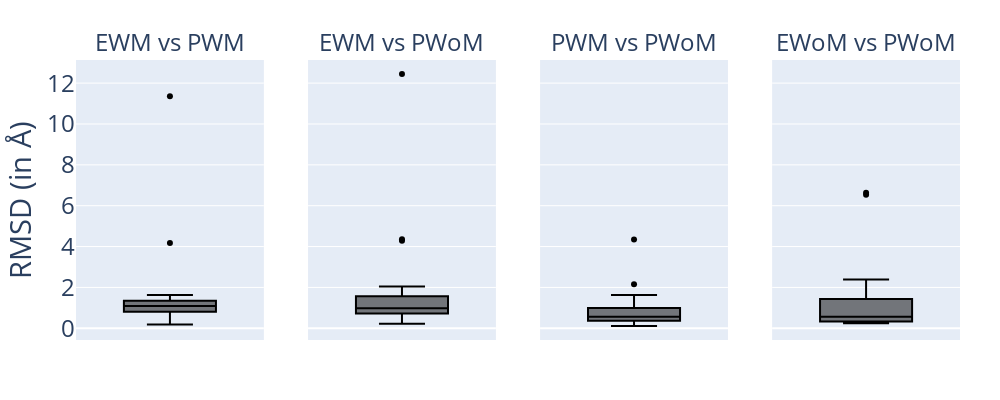
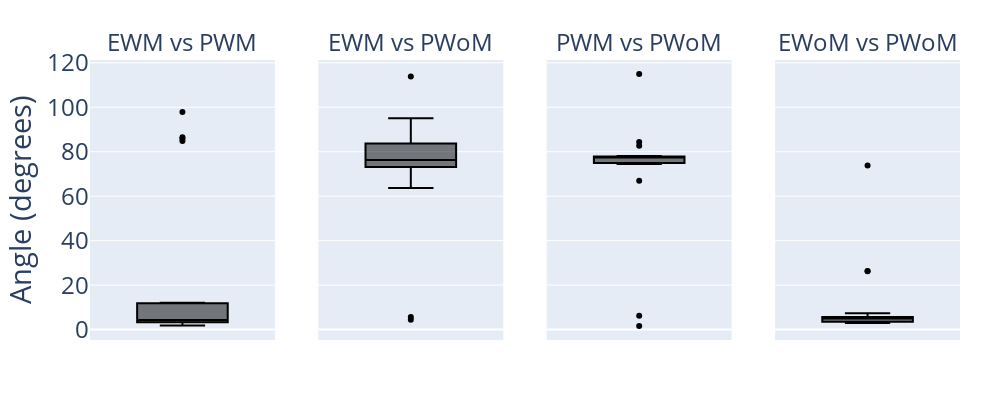

Here is the notebook cell these charts were saved with, in order:
### Code cell
comparison_results_exp_mod["exp_nomod_vs_pre_nomod"] = comparison_results_exp_nomod["exp_vs_pre_nomod"]


comparison_label_map = {
        "exp_vs_pre_mod": "(Experimental_with_Mod, Predicted_with_Mod)",
        "exp_vs_pre_nomod": "(Experimental_with_Mod, Predicted_without_Mod)",
        "pre_mod_vs_pre_nomod": "(Predicted_with_Mod, Predicted_without_Mod)",
        "exp_nomod_vs_pre_nomod": "(Experimental_without_Mod, Predicted_without_Mod)",
    }

comparison_label_map = {
        "exp_vs_pre_mod": "EWM vs PWM",
        "exp_vs_pre_nomod": "EWM vs PWoM",
        "pre_mod_vs_pre_nomod": "PWM vs PWoM",
        "exp_nomod_vs_pre_nomod": "EWoM vs PWoM",
    }


custom_colors = {
    "(Experimental_with_Mod, Predicted_with_Mod)": "#3f7f3f",
    "(Experimental_with_Mod, Predicted_without_Mod)": "#75eb75",
    "(Predicted_with_Mod, Predicted_without_Mod)": "purple",
    "(Experimental_without_Mod, Predicted_without_Mod)": "#ffd700" 
}

box_plot_diff_results_nocolor(comparison_results_exp_mod, comparison_label_map, "rmsd", "RMSD (in Å)", "Facet1_Boxplot of rmsd between Models")
box_plot_diff_results_nocolor(comparison_results_exp_mod, comparison_label_map, "angles", "Angle (degrees)", "Facet2_Boxplot of Median of Angle Difference between models")

### Figure 1 — Plotly figure (JSON) as saved in the notebook; plotly's stock layout.template omitted (floating-point values rounded to 4 significant figures)
{"data": [{"boxpoints": "outliers", "line": {"color": "black"}, "marker": {"color": "black"}, "name": "", "showlegend": false, "type": "box", "xaxis": "x", "y": [1.323, 4.17, 11.35, 1.597, 1.006, 0.4439, 1.017, 0.9572, 0.4417, 0.1793, 0.6864, 1.373, 0.8389, 1.631, 1.008, 1.171, 0.7881, 1.315, 1.256, 1.228], "yaxis": "y"}, {"boxpoints": "outliers", "line": {"color": "black"}, "marker": {"color": "black"}, "name": "", "showlegend": false, "type": "box", "xaxis": "x2", "y": [1.38, 4.285, 12.45, 0.9556, 2.045, 0.4889, 0.6979, 0.7051, 4.364, 0.2231, 0.5699, 1.132, 0.9028, 1.664, 0.854, 1.008, 0.7515, 1.462, 0.8405, 1.245], "yaxis": "y2"}, {"boxpoints": "outliers", "line": {"color": "black"}, "marker": {"color": "black"}, "name": "", "showlegend": false, "type": "box", "xaxis": "x3", "y": [0.9523, 0.356, 2.161, 1.631, 1.372, 0.234, 0.5623, 0.8205, 4.345, 0.112, 0.4943, 1.044, 0.3969, 0.7005, 0.5703, 0.5186, 0.3497, 0.3771, 0.7857, 0.3287], "yaxis": "y3"}, {"boxpoints": "outliers", "line": {"color": "black"}, "marker": {"color": "black"}, "name": "", "showlegend": false, "type": "box", "xaxis": "x4", "y": [0.2884, 0.2798, 0.8988, 0.2628, 0.3606, 0.3293, 6.538, 6.638, 1.435, 2.394, 0.5552, 0.5631, 0.3915, 1.657, 0.5779, 0.9106, 0.2497, 0.7067], "yaxis": "y4"}], "layout": {"annotations": [{"font": {"size": 24}, "showarrow": false, "text": "EWM vs PWM", "x": 0.1062, "xanchor": "center", "xref": "paper", "y": 1, "yanchor": "bottom", "yref": "paper"}, {"font": {"size": 24}, "showarrow": false, "text": "EWM vs PWoM", "x": 0.3688, "xanchor": "center", "xref": "paper", "y": 1, "yanchor": "bottom", "yref": "paper"}, {"font": {"size": 24}, "showarrow": false, "text": "PWM vs PWoM", "x": 0.6313, "xanchor": "center", "xref": "paper", "y": 1, "yanchor": "bottom", "yref": "paper"}, {"font": {"size": 24}, "showarrow": false, "text": "EWoM vs PWoM", "x": 0.8938, "xanchor": "center", "xref": "paper", "y": 1, "yanchor": "bottom", "yref": "paper"}], "font": {"size": 24}, "height": 400, "margin": {"b": 60, "l": 40, "r": 40, "t": 60}, "title": {"text": ""}, "width": 1000, "xaxis": {"anchor": "y", "domain": [0, 0.2125], "showticklabels": false}, "xaxis2": {"anchor": "y2", "domain": [0.2625, 0.475], "showticklabels": false}, "xaxis3": {"anchor": "y3", "domain": [0.525, 0.7375], "showticklabels": false}, "xaxis4": {"anchor": "y4", "domain": [0.7875, 1], "showticklabels": false}, "yaxis": {"anchor": "x", "domain": [0, 1], "title": {"text": "RMSD (in Å)"}}, "yaxis2": {"anchor": "x2", "domain": [0, 1], "matches": "y", "showticklabels": false}, "yaxis3": {"anchor": "x3", "domain": [0, 1], "matches": "y", "showticklabels": false}, "yaxis4": {"anchor": "x4", "domain": [0, 1], "matches": "y", "showticklabels": false}}}

### Figure 2 — Plotly figure (JSON) as saved in the notebook; plotly's stock layout.template omitted (floating-point values rounded to 4 significant figures)
{"data": [{"boxpoints": "outliers", "line": {"color": "black"}, "marker": {"color": "black"}, "name": "", "showlegend": false, "type": "box", "xaxis": "x", "y": [97.82, 11.68, 12.06, 3.897, 2.929, 4.019, 4.249, 1.863, 2.264, 2.009, 86.52, 85.85, 2.665, 3.779, 4.491, 4.386, 84.85, 4.05, 5.495, 7.362], "yaxis": "y"}, {"boxpoints": "outliers", "line": {"color": "black"}, "marker": {"color": "black"}, "name": "", "showlegend": false, "type": "box", "xaxis": "x2", "y": [72.79, 74.82, 63.73, 73.41, 4.46, 113.9, 74.32, 5.645, 84.94, 77.06, 95.05, 93.64, 75.85, 75.9, 76.76, 78.8, 93.04, 82.36, 77.93, 72.73], "yaxis": "y2"}, {"boxpoints": "outliers", "line": {"color": "black"}, "marker": {"color": "black"}, "name": "", "showlegend": false, "type": "box", "xaxis": "x3", "y": [74.91, 77.09, 66.95, 74.47, 1.615, 115.0, 77.32, 6.269, 84.35, 77.47, 77.87, 74.96, 77.09, 77.73, 77.66, 77.9, 77.44, 82.66, 77.83, 78.03], "yaxis": "y3"}, {"boxpoints": "outliers", "line": {"color": "black"}, "marker": {"color": "black"}, "name": "", "showlegend": false, "type": "box", "xaxis": "x4", "y": [4.538, 3.805, 3.072, 3.384, 3.474, 2.919, 26.31, 26.27, 5.1, 5.234, 73.82, 4.882, 3.44, 7.306, 5.295, 5.628, 4.298, 5.27], "yaxis": "y4"}], "layout": {"annotations": [{"font": {"size": 24}, "showarrow": false, "text": "EWM vs PWM", "x": 0.1062, "xanchor": "center", "xref": "paper", "y": 1, "yanchor": "bottom", "yref": "paper"}, {"font": {"size": 24}, "showarrow": false, "text": "EWM vs PWoM", "x": 0.3688, "xanchor": "center", "xref": "paper", "y": 1, "yanchor": "bottom", "yref": "paper"}, {"font": {"size": 24}, "showarrow": false, "text": "PWM vs PWoM", "x": 0.6313, "xanchor": "center", "xref": "paper", "y": 1, "yanchor": "bottom", "yref": "paper"}, {"font": {"size": 24}, "showarrow": false, "text": "EWoM vs PWoM", "x": 0.8938, "xanchor": "center", "xref": "paper", "y": 1, "yanchor": "bottom", "yref": "paper"}], "font": {"size": 24}, "height": 400, "margin": {"b": 60, "l": 40, "r": 40, "t": 60}, "title": {"text": ""}, "width": 1000, "xaxis": {"anchor": "y", "domain": [0, 0.2125], "showticklabels": false}, "xaxis2": {"anchor": "y2", "domain": [0.2625, 0.475], "showticklabels": false}, "xaxis3": {"anchor": "y3", "domain": [0.525, 0.7375], "showticklabels": false}, "xaxis4": {"anchor": "y4", "domain": [0.7875, 1], "showticklabels": false}, "yaxis": {"anchor": "x", "domain": [0, 1], "title": {"text": "Angle (degrees)"}}, "yaxis2": {"anchor": "x2", "domain": [0, 1], "matches": "y", "showticklabels": false}, "yaxis3": {"anchor": "x3", "domain": [0, 1], "matches": "y", "showticklabels": false}, "yaxis4": {"anchor": "x4", "domain": [0, 1], "matches": "y", "showticklabels": false}}}
